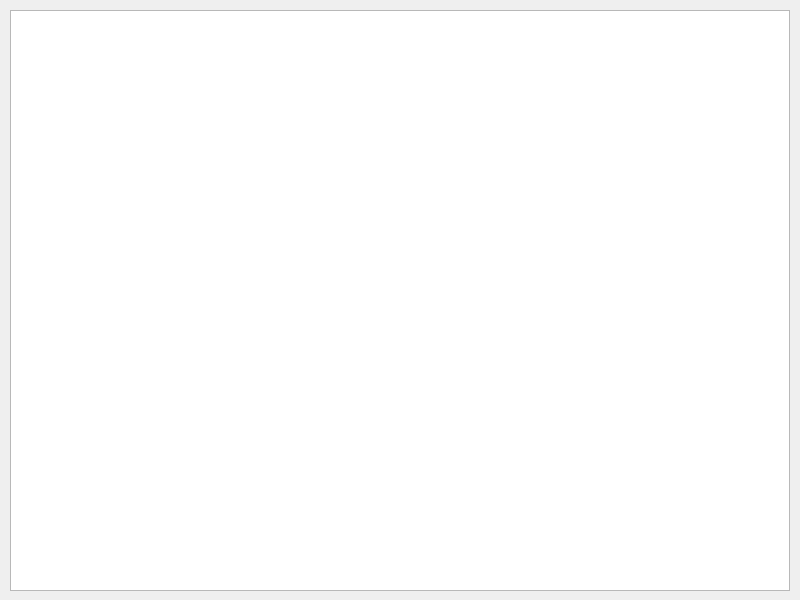
<?xml version="1.0" encoding="UTF-8"?>
<ui version="4.0">
 <class>DumpView</class>
 <widget class="QWidget" name="DumpView">
  <property name="geometry">
   <rect>
    <x>0</x>
    <y>0</y>
    <width>800</width>
    <height>600</height>
   </rect>
  </property>
  <property name="windowTitle">
   <string>Form</string>
  </property>
  <widget class="QTableWidget" name="MainDumpView">
   <property name="geometry">
    <rect>
     <x>10</x>
     <y>10</y>
     <width>780</width>
     <height>581</height>
    </rect>
   </property>
  </widget>
 </widget>
 <resources/>
 <connections/>
</ui>
